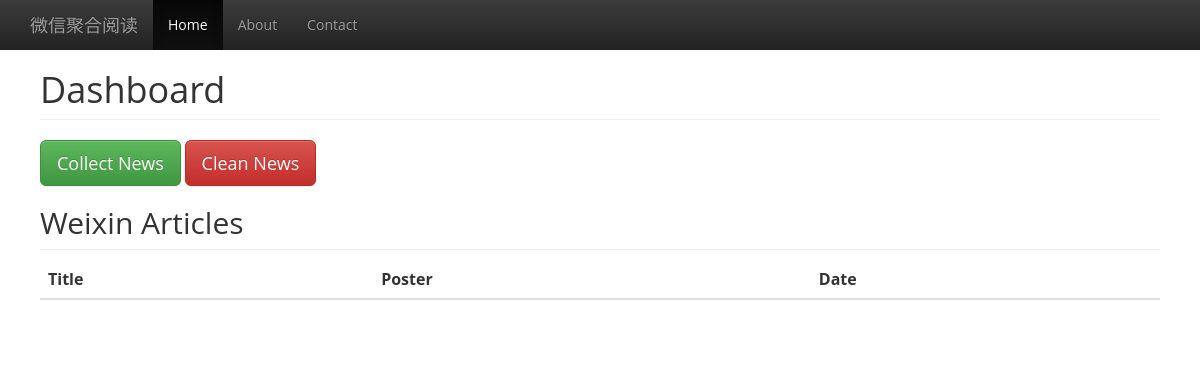
Before: /weixin/home/ with the older database file.
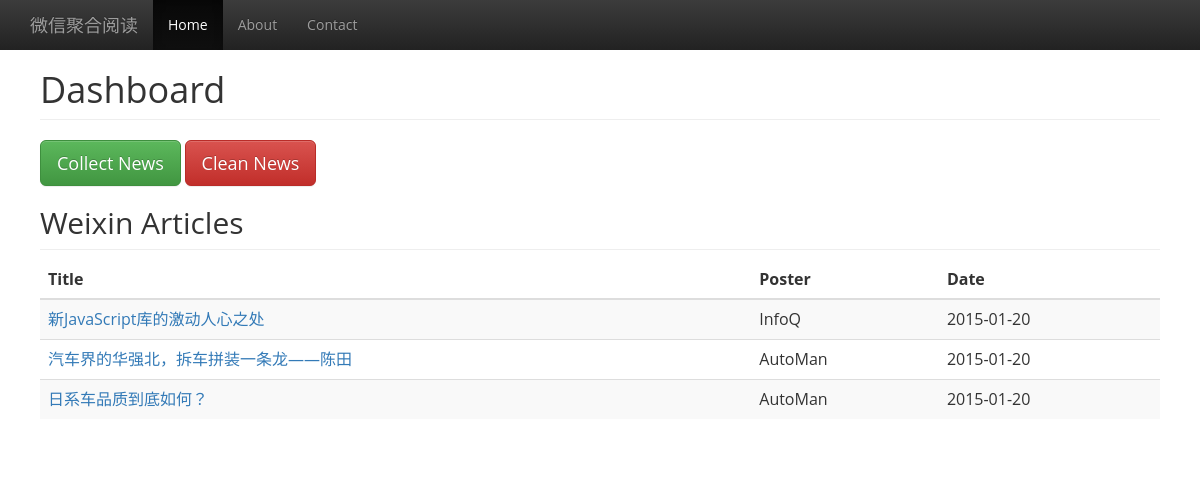
After: the same page with the newer database file.
### weisite/models.py (models this page shows, shortened)
class weixin_article(models.Model):
    post_title = models.CharField(max_length=100)
    post_link = models.CharField(max_length=100)
    post_user = models.CharField(max_length=100)
    post_date = models.CharField(max_length=100)

### weisite/views.py (the view)
def home(request):
    articles = weixin_article.objects.all().order_by('-id')
    return render_to_response('index.html', {'article_list' : articles})

### weisite/templates/index.html (shortened to what this page needs)
{% load staticfiles %}
<html>
<link rel="stylesheet" href="http://cdn.bootcss.com/bootstrap/3.3.0/css/bootstrap.min.css">
<link rel="stylesheet" href="http://cdn.bootcss.com/bootstrap/3.3.0/css/bootstrap-theme.min.css">
<link href='http://fonts.useso.com/css?family=Open+Sans:300,400,600&subset=latin,latin-ext' rel='stylesheet'>
<link rel="stylesheet" href={% static 'css/dashboard.css' %}>
<body>
{% block navbar %}
 <nav class="navbar navbar-inverse navbar-fixed-top">
      <div class="container">
        <div class="navbar-header">
          <a class="navbar-brand" href="#">微信聚合阅读</a>
        </div>
        <div id="navbar" class="collapse navbar-collapse">
          <ul class="nav navbar-nav">
            <li class="active"><a href="#">Home</a></li>
            <li><a href="#about">About</a></li>
            <li><a href="#contact">Contact</a></li>
          </ul>
        </div>
      </div>
    </nav>
{% endblock %}
<div class="container-fluid">
      <div class="row">
        <div class="col-sm-12 main">
          <h1 class="page-header">Dashboard</h1>
          <button type="button" class="btn btn-lg btn-success" onClick="location.href='/weixin/collect'">Collect News</button>
          <button type="button" class="btn btn-lg btn-danger" onClick="location.href='/weixin/clean'">Clean News</button>
          <h2 class="sub-header">Weixin Articles</h2>
          <div class="table-responsive">
            <table class="table table-striped">
              <thead>
                <tr>
                  <th>Title</th>
                  <th>Poster</th>
                  <th>Date</th>
                </tr>
              </thead>
              <tbody>
                {% for article in article_list %}
                    <tr>
                      <td><a href="{{article.post_link}}" target="_blank">{{article.post_title}}</a></td>
                      <td>{{article.post_user}}</td>
                      <td>{{article.post_date}}</td>
                    </tr>
                {% endfor %}
              </tbody>
            </table>
          </div>
        </div>
      </div>
    </div>
</body>
</html>

### weisite/static/css/dashboard.css (style rules this page uses)
body { font-family: "Open Sans"; padding-top: 50px; }
.sub-header { padding-bottom: 10px; border-bottom: 1px solid #eee; }
.navbar-fixed-top { border: 0; }
.main { padding: 20px; }
@media (min-width: 768px) { .main { padding-right: 40px; padding-left: 40px; } }
.main .page-header { margin-top: 0; }

Changed rows visible on the page:
added weixin_article: post_title "新JavaScript库的激动人心之处", post_user "InfoQ", post_date "2015-01-20"
added weixin_article: post_title "汽车界的华强北，拆车拼装一条龙——陈田", post_user "AutoMan", post_date "2015-01-20"
added weixin_article: post_title "日系车品质到底如何？", post_user "AutoMan", post_date "2015-01-20"
